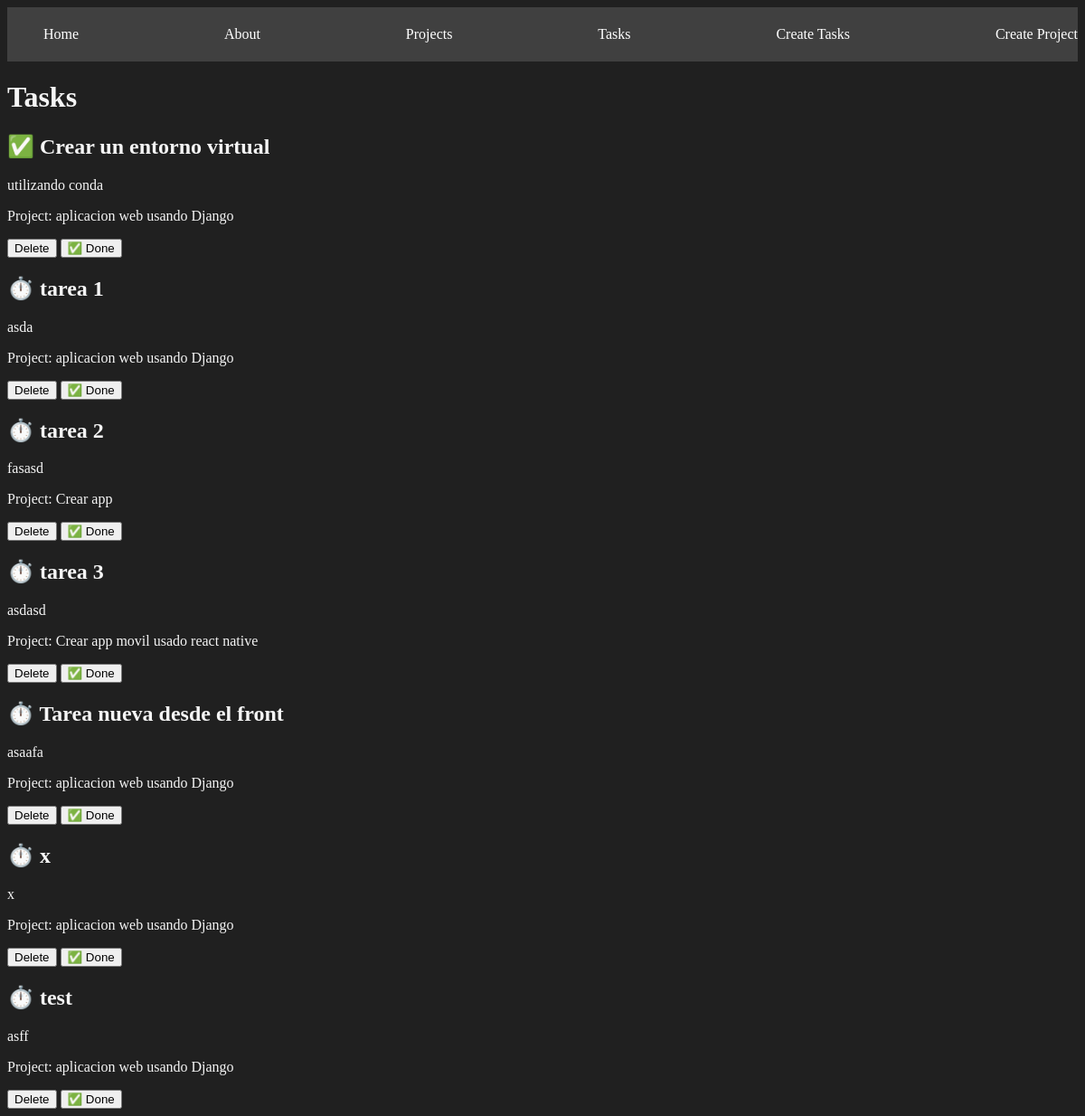
/tasks/, run on the app's committed database.
### myapp/models.py (models this page shows, shortened)
class Task(models.Model):
    title= models.CharField(max_length=200)
    description= models.TextField()
    project= models.ForeignKey(Project, on_delete=models.CASCADE)
    done = models.BooleanField(default=False)

class Project(models.Model):
    name= models.CharField(max_length=200)

### myapp/views.py (the view)
# urls.py: path('tasks/', views.tasks,name="tasks"),
def tasks(request):
    tasks = Task.objects.all()
    return render(request, 'tasks/tasks.html', {
        'tasks': tasks
    })

### myapp/templates/tasks/tasks.html
{% extends 'layout/layout.html' %}
{% block content %}
<h1>Tasks</h1>
{% for task in tasks %}
<article>
    <h1>{% if task.done == False %} ⏱️ {% else %}✅{% endif %} {{task.title}} </h1>
    <p>{{task.description}}</p>
    <p>Project: {{task.project.name}}</p>
    <button>Delete</button>
    <button>✅ Done</button>
</article>
{% endfor %}
{% endblock %}

### myapp/templates/layout/layout.html (shortened to what this page needs)
{% load static%}
<!DOCTYPE html>
<html lang="es">
<head>
    <link rel="stylesheet" href="{% static 'styles/main.css' %}">
</head>
<body>
    <nav class="navbar">
        <ul>
            <li>
                <a href="{% url 'index' %}">Home</a>
            </li>
            <li>
                <a href="{% url 'about' %}">About</a>
            </li>
            <li>
                <a href="{% url 'projects' %}">Projects</a>
            </li>
            <li>
                <a href="{% url 'tasks' %}">Tasks</a>
            </li>
            <li>
                <a href="{% url 'create_tasks' %}">Create Tasks</a>
            </li>
            <li>
                <a href="{% url 'create_project' %}">Create Project</a>
            </li>
        </ul>
    </nav>
    {% block content %}
    {% endblock %}
</body>
</html>

### myapp/static/styles/main.css (style rules this page uses)
body { background: #202020; color: whitesmoke; }
.navbar { background: #404040; padding: 5px 0; }
.navbar ul { display: flex; justify-content: space-between; }
.navbar ul li { list-style: none; }
.navbar ul li a { color: white; text-decoration: none; }

### data on the page
Task: title "Crear un entorno virtual", description "utilizando conda", project.name "aplicacion web usando Django"
Task: title "tarea 1", description "asda", project.name "aplicacion web usando Django"
Task: title "tarea 2", description "fasasd", project.name "Crear app"
Task: title "tarea 3", description "asdasd", project.name "Crear app movil usado react native"
Task: title "Tarea nueva desde el front", description "asaafa", project.name "aplicacion web usando Django"
Task: title "x", description "x", project.name "aplicacion web usando Django"
Task: title "test", description "asff", project.name "aplicacion web usando Django"
